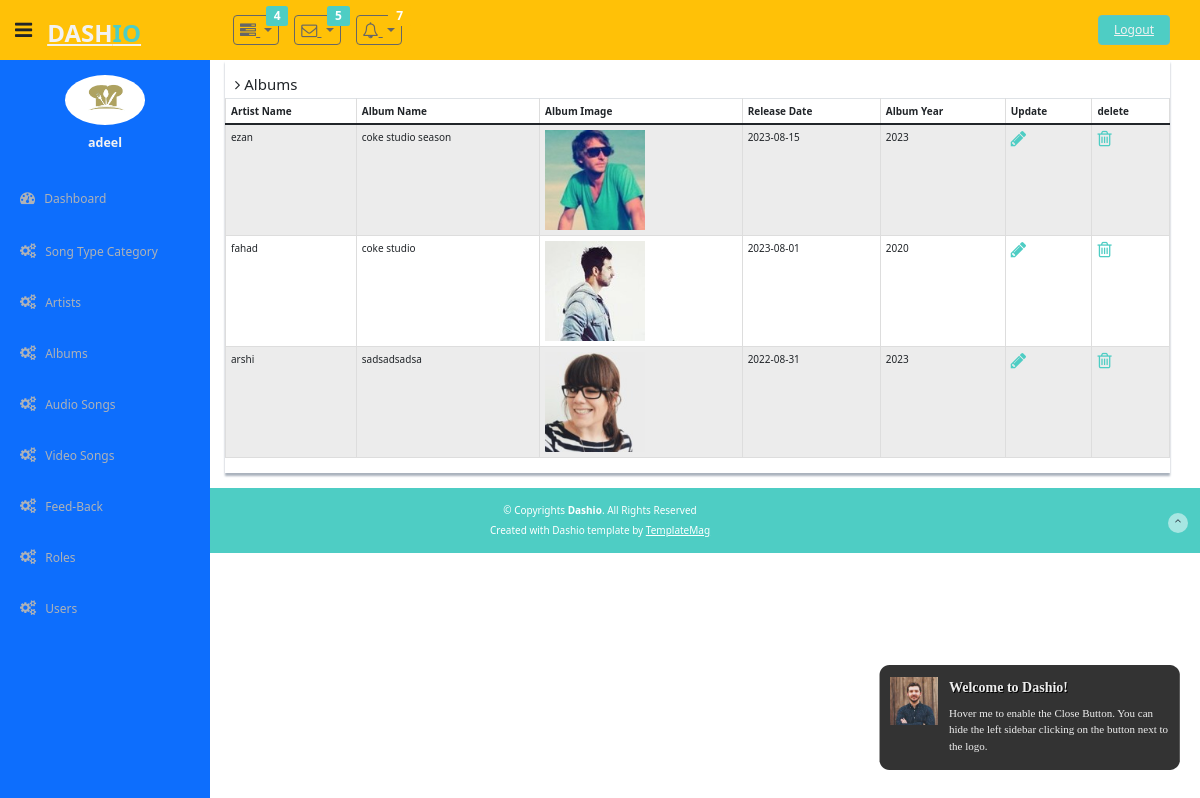
The page /Admin/album_show.php (signed in) on the database its author committed.
### tables this page shows
CREATE TABLE `albums` (
  `album_id` int(11) NOT NULL,
  `album_name` varchar(255) NOT NULL,
  `album_image` varchar(255) NOT NULL,
  `album_year` int(11) NOT NULL,
  `date_released` date NOT NULL,
  `artist_idfk` int(11) NOT NULL
);

CREATE TABLE `artists` (
  `artist_id` int(11) NOT NULL,
  `artist_name` varchar(255) NOT NULL,
  `artist_image` varchar(255) NOT NULL,
  `artist_detail` varchar(5000) NOT NULL,
  `type_idfk` int(11) NOT NULL
);

### Admin/album_show.php (the view)
<?php include('header.php');
include('connection.php');
$q="select * from albums join artists on artists.artist_id=albums.artist_idfk";
$res=mysqli_query($con,$q);
?>
<div class="row mt">
          <div class="col-lg-12">
            <div class="content-panel">
              <h4><i class="fa fa-angle-right"></i> Albums</h4>
              <section id="unseen">
                <table class="table table-bordered table-striped table-condensed">
                  <thead>
                    <tr>
                      <th>Artist Name</th>
                      <th>Album Name</th>
                      <th>Album Image</th>
                      <th>Release Date</th>
                      <th>Album Year</th>
                      <th>Update</th>
                      <th>delete</th>
                    </tr>
                  </thead>
                  <tbody>
                  <?php while($data=mysqli_fetch_assoc($res)) { ?>
                    <tr>
                      <td><?php echo $data['artist_name']?></td>
                      <td><?php echo $data['album_name']?></td>
                      <td><img src="<?php echo $data['album_image']?>" height=100/></td>
                      <td><?php echo $data['date_released']?></td>
                      <td><?php echo $data['album_year']?></td>
                      <td><a href="album_update_form.php?id=<?php echo $data['album_id']?>"><i class="fa fa-pencil" style="font-size:18px;color:#4ECDC4"></i></a></td>
                      <td><a href="album_delete.php?id=<?php echo $data['album_id']?>"><i class="fa fa-trash-o" style="font-size:18px;color:#4ECDC4"></i></a></td>
                    </tr>
                    <?php } ?>
                  </tbody>
                </table>
              </section>
            </div>
          </div>
        </div>
        <?php include('footer.php') ?>

### Admin/css/style.css (style rules this page uses)
body { color: #797979; background: #eaeaea00; font-family: 'Ruda', sans-serif; padding: 0px !important; margin: 0px !important; font-size:13px; }
.mt { margin-top: 25px; }
.content-panel { background: #ffffff; box-shadow: 0px 3px 2px #aab2bd; padding-top: 15px; padding-bottom: 5px; }
.content-panel h4 { margin-left: 10px; }

### rows shown on the page
albums: artist_idfk.artist_name "ezan", album_name "coke studio season", album_image (picture), date_released "2023-08-15", album_year "2023"
albums: artist_idfk.artist_name "fahad", album_name "coke studio", album_image (picture), date_released "2023-08-01", album_year "2020"
albums: artist_idfk.artist_name "arshi", album_name "sadsadsadsa", album_image (picture), date_released "2022-08-31", album_year "2023"

### other values the page prints
$_SESSION['ADMIN_NAME'] "adeel"
